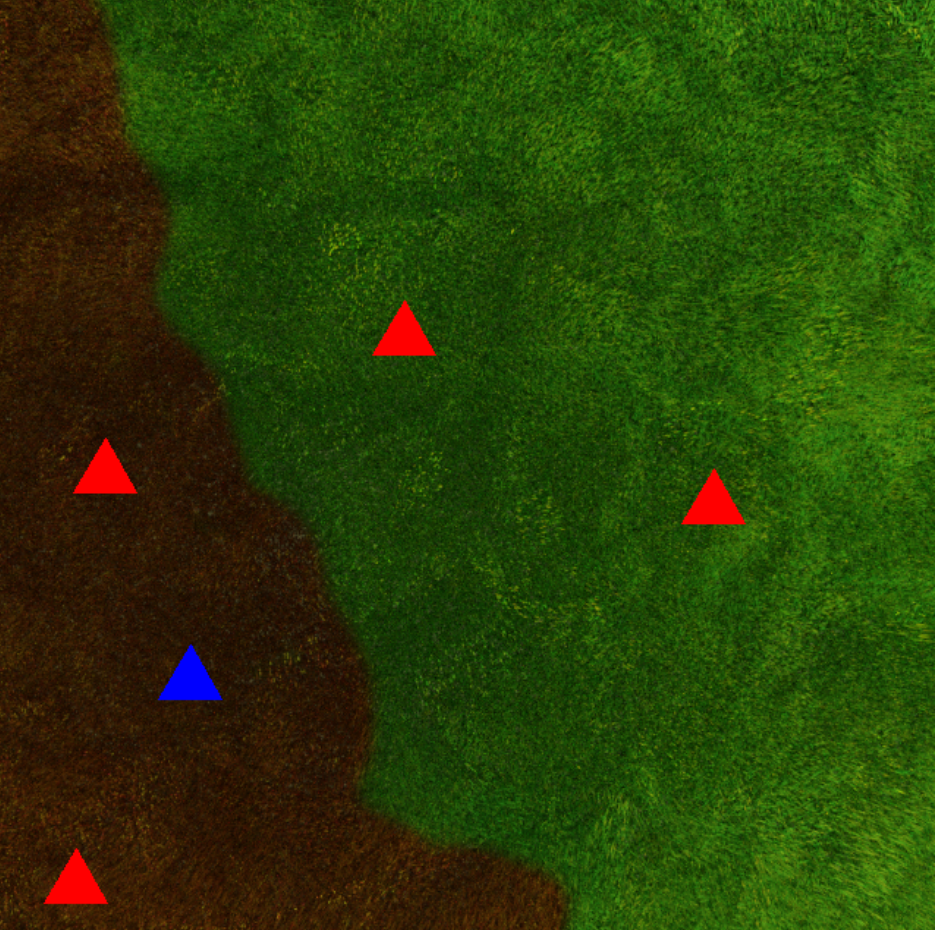
#> input picture images/image.png, 935 x 930 px
$ python uas.py
#> lines starting #> are read from the running program, lines starting #| are printed output that depends on the picture; after the words box and inside, x2 and y2 are one past the last pixel; in counts of white or black regions, pixels touching at a corner belong together
import numpy as np
import cv2

img = cv2.imread("images/image.png")
#> img is the input picture: shape (930, 935, 3); mean B, G, R 6.6, 63.3, 41.3

hsv_img = cv2.cvtColor(img, cv2.COLOR_BGR2HSV)
#> hsv_img: shape (930, 935, 3); mean H, S, V 38.4, 233.4, 72.2

# green ranges
g_lower_range = (33, 25, 25)
g_upper_range = (100, 255, 255)

mask1 = cv2.inRange(hsv_img, g_lower_range, g_upper_range)
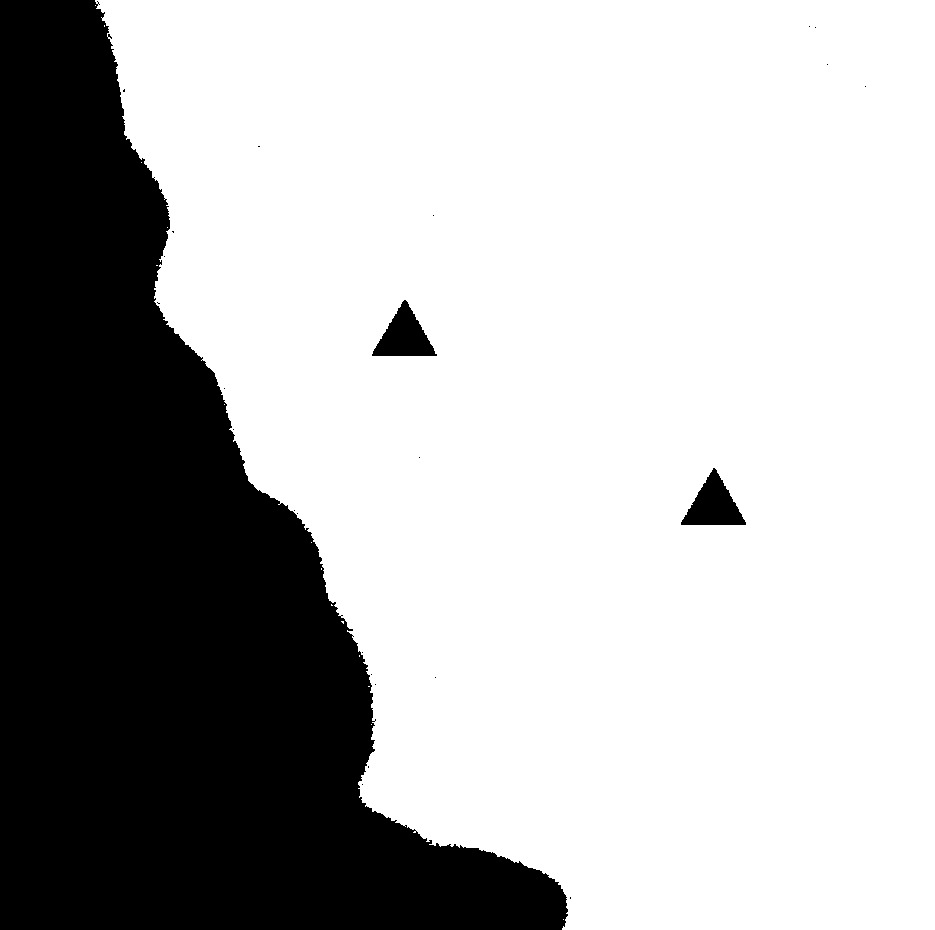
#> mask1: shape (930, 935); 70.5% white; 25 black regions (22 under 20 px), largest, box (x1, y1, x2, y2) and area: (0, 0, 568, 930) 252394, (681, 468, 746, 525) 1964, (372, 300, 437, 356) 1928
img[mask1>0] = (200, 255, 0)


# brown ranges
b_lower_range = (6, 100, 20)
b_upper_range = (32, 255, 255)

mask2 = cv2.inRange(hsv_img, b_lower_range, b_upper_range)
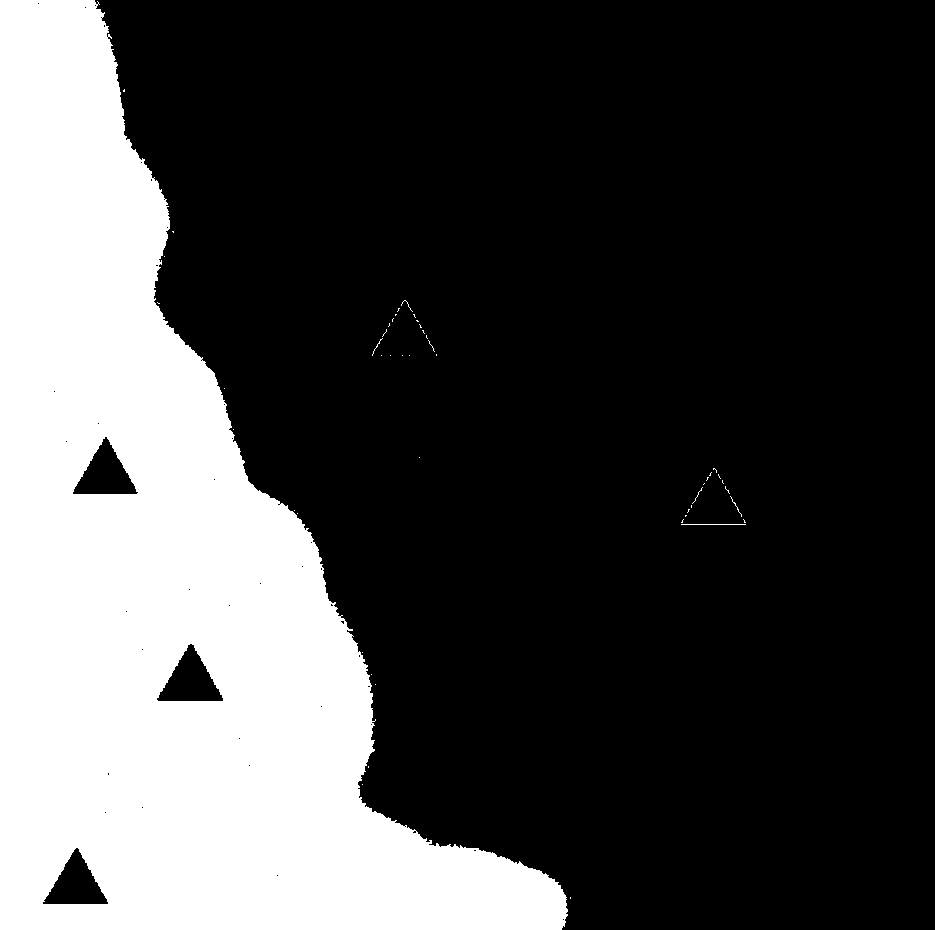
#> mask2: shape (930, 935); 28.4% white; 49 white regions (45 under 20 px)
img[mask2>0] = (100, 255, 255)


cv2.imshow('Image', img)


# counting number of houses in each section

grey = cv2.cvtColor(img, cv2.COLOR_BGR2GRAY)
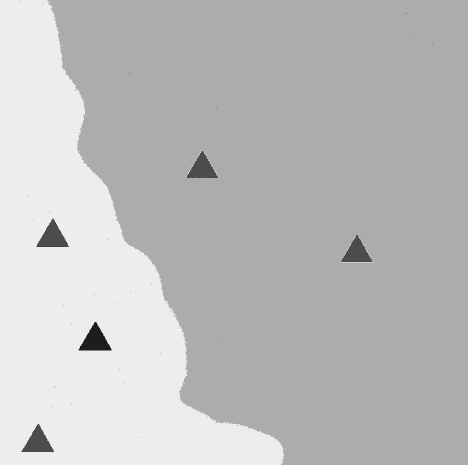
#> grey: shape (930, 935) (shown at 1/2 size); min 10, max 237, mean 189.3
# cv2.imshow('Image grey', grey)


# counting number of houses in green grass
green_houses_count = 0
red_houses_in_green = 0
blue_houses_in_green = 0

_, threshold = cv2.threshold(mask1, 220, 255, cv2.THRESH_BINARY)
contours, heirarchy = cv2.findContours(threshold, cv2.RETR_TREE, cv2.CHAIN_APPROX_SIMPLE)
#> contours = 48 contours, 45 with area under 20; largest, box (x1, y1, x2, y2) and area: (95, 0, 935, 930) 615421, (680, 467, 747, 526) 2058, (371, 299, 438, 357) 2022

for i, contour in enumerate(contours):
    if i == 0:
        continue
    epsilon = 0.01*cv2.arcLength(contour, True)
    approx = cv2.approxPolyDP(contour, epsilon, True)

    cv2.drawContours(img, contour, 0, (0, 0, 0), 4)


    if len(approx) == 3:

        # checking color of triangle
        x, y, w, h = cv2.boundingRect(approx)
        x_mid = int(x + w/2)
        y_mid = int(y + h/2)
        print("coords", x_mid, y_mid)

        center_pixel = hsv_img[x_mid, y_mid]
        hue_value = center_pixel[0]
        print(center_pixel, hue_value)

        if hue_value < 140 and hue_value > 100:
            blue_houses_in_green += 1
        if hue_value < 5:
            red_houses_in_green += 1

        green_houses_count += 1
#> this loop made 48 passes
#> (epsilon, approx, x, y, w, h, x_mid, y_mid) on passes 5 to 6: (0.0683, [[341, 621], [343, 623], [343, 621]], 341, 621, 3, 3, 342, 622), (0.0341, [[331, 604], [331, 605], [332, 605]], 331, 604, 2, 2, 332, 605)
#> (printed output is left out)
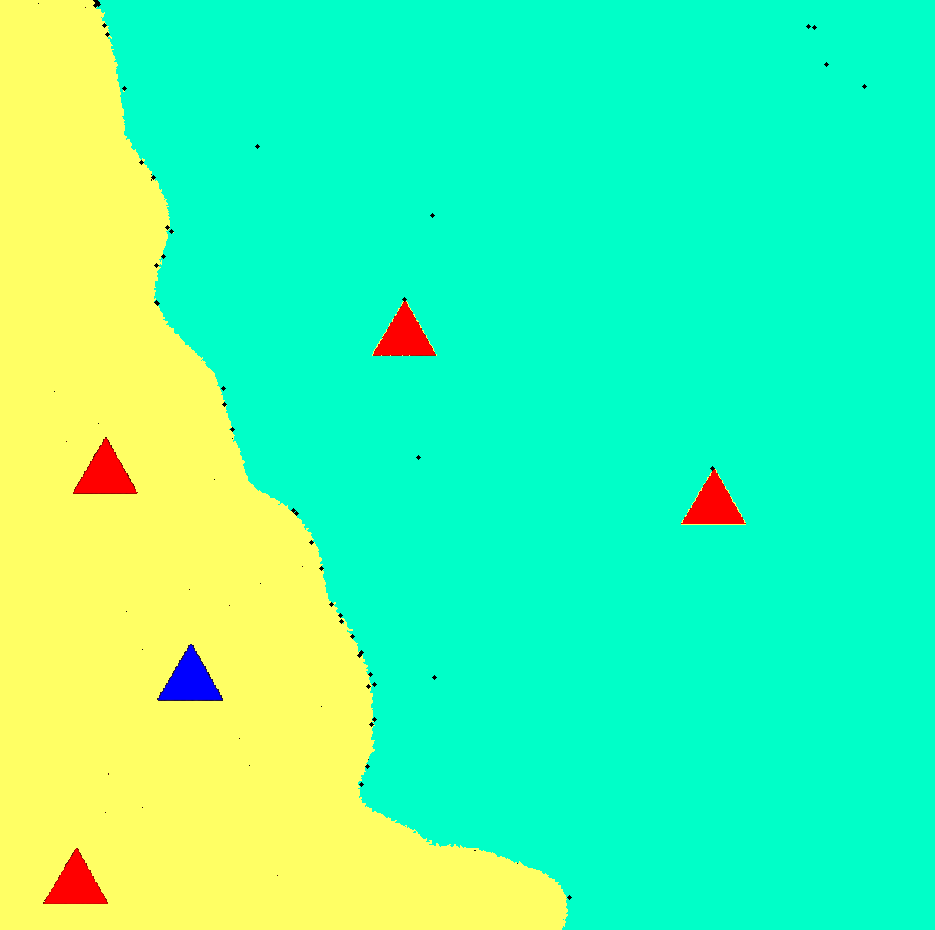
#> img: shape (930, 935, 3); mean B, G, R 169.9, 252.1, 74.5
#> after the loop, blue_houses_in_green = 0; green_houses_count = 2; red_houses_in_green = 0

print(blue_houses_in_green, red_houses_in_green, "green")
#| 0 0 green
# print(green_houses_count)


#counting number of houses in burnt grass
brown_houses_count = 0
red_houses_in_burnt = 0
blue_houses_in_burnt = 0

_, threshold = cv2.threshold(mask2, 220, 255, cv2.THRESH_BINARY)
contours, heirarchy = cv2.findContours(threshold, cv2.RETR_TREE, cv2.CHAIN_APPROX_SIMPLE)
#> contours = 94 contours, 90 with area under 20; largest, box (x1, y1, x2, y2) and area: (0, 0, 568, 930) 250970, (156, 643, 224, 702) 2112, (72, 436, 139, 495) 2032, (42, 847, 109, 905) 1986

for i, contour in enumerate(contours):
    if i == 0:
        continue
    epsilon = 0.01*cv2.arcLength(contour, True)
    approx = cv2.approxPolyDP(contour, epsilon, True)

    cv2.drawContours(img, contour, 0, (0, 0, 0), 4)


    if len(approx) == 3:

        # checking color of triangle
        x, y, w, h = cv2.boundingRect(approx)
        x_mid = int(x + w/2)
        y_mid = int(y + h/2)
        print("coords", x_mid, y_mid)

        center_pixel = hsv_img[x_mid, y_mid]
        hue_value = center_pixel[0]
        print(center_pixel, hue_value)

        if hue_value < 140 and hue_value > 100:
            blue_houses_in_burnt += 1
        if hue_value < 5:
            red_houses_in_burnt += 1

        brown_houses_count += 1
#> this loop made 94 passes
#> (contour, epsilon, approx, x, y, x_mid, y_mid, center_pixel) on passes 10, 42: ([[685, 515], [685, 516], [686, 515]], 0.0341, [[686, 515], [685, 515], [685, 516]], 685, 515, 686, 516, [48, 233, 71]), ([[395, 314], [395, 315], [396, 314]], 0.0341, [[396, 314], [395, 314], [395, 315]], 395, 314, 396, 315, [49, 223, 55])
#> (printed output is left out)
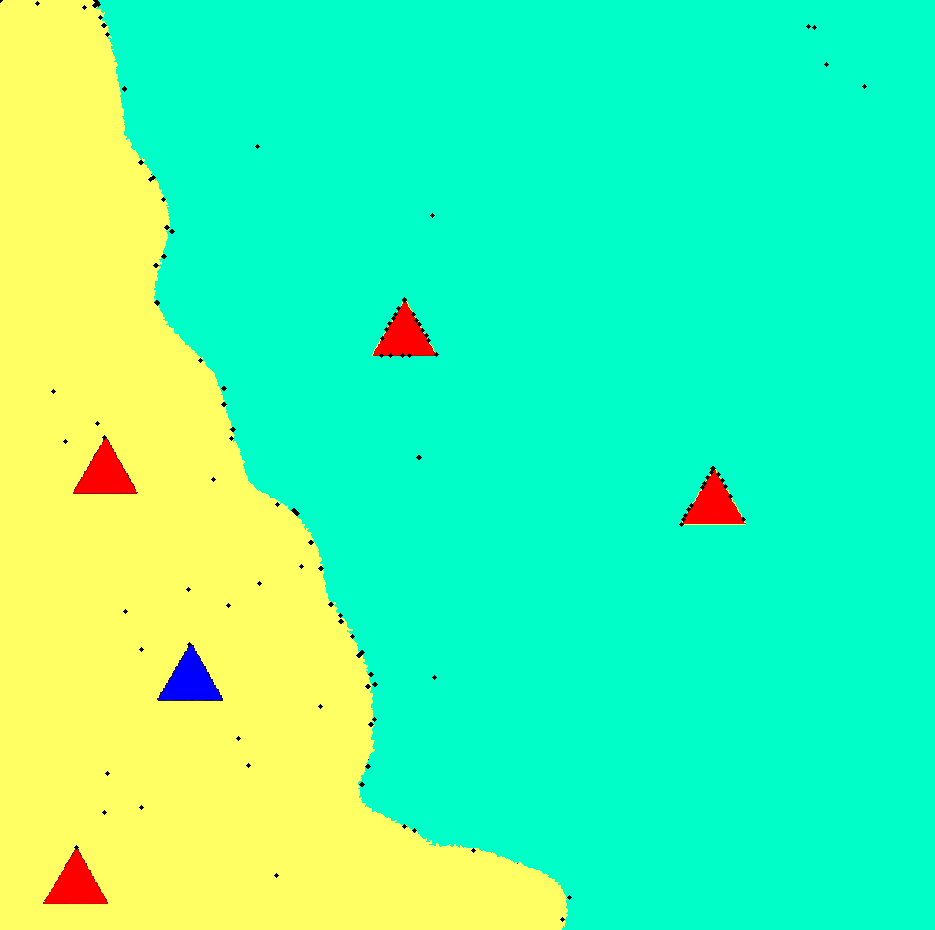
#> img: shape (930, 935, 3); 0.11% of pixels changed, all inside (x1, y1, x2, y2) = (0, 0, 746, 922)
#> after the loop, blue_houses_in_burnt = 0; brown_houses_count = 3; red_houses_in_burnt = 0

print(blue_houses_in_burnt, red_houses_in_burnt, "burnt")
#| 0 0 burnt
# print(brown_houses_count)

num_houses = [brown_houses_count, green_houses_count]
#> num_houses = [3, 2]
print(num_houses, "There are", brown_houses_count, "houses on the burnt grass and", green_houses_count, "houses on the green grass")
#| [3, 2] There are 3 houses on the burnt grass and 2 houses on the green grass


key = cv2.waitKey(0)
#> (key Esc is pressed here)

# get_color()
# get_shape()

$ run again, with images/1.png copied over images/image.png
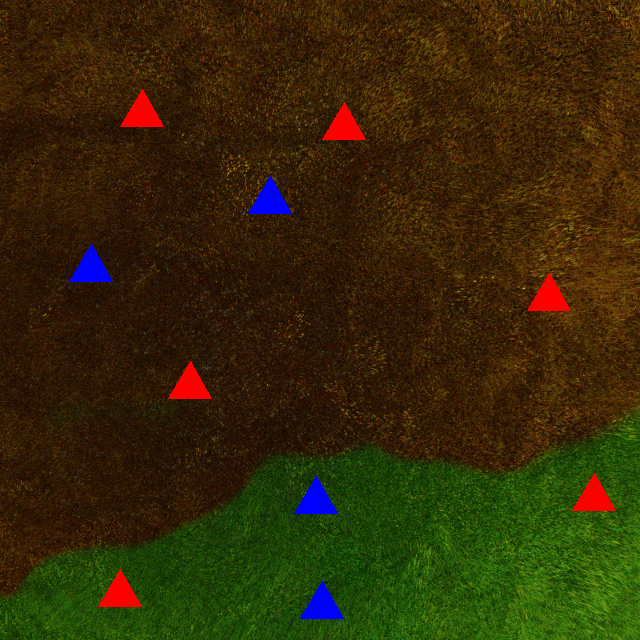
#> input picture images/1.png, 640 x 640 px
#> img is the input picture: shape (640, 640, 3); mean B, G, R 7.3, 41.1, 52.4
#> hsv_img: shape (640, 640, 3); mean H, S, V 23.5, 233.2, 64.1
#> `mask1 = cv2.inRange(hsv_img, g_lower_range, g_upper_range)`:
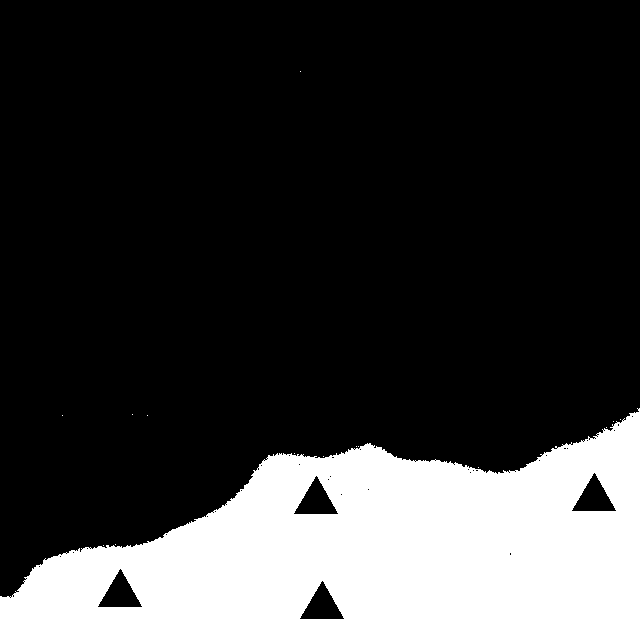
#> mask1: shape (640, 640); 22.9% white; 15 white regions (14 under 20 px), largest, box (x1, y1, x2, y2) and area: (0, 408, 640, 640) 93937
#> mask2: shape (640, 640); 74.8% white; 612 black regions (605 under 20 px)
#> `contours, heirarchy = cv2.findContours(threshold, cv2.RETR_TREE, cv2.C..`: contours = 73 contours, 68 with area under 20; largest, box (x1, y1, x2, y2) and area: (0, 408, 640, 640) 96546, (299, 580, 345, 620) 914, (97, 568, 143, 608) 914, (293, 475, 339, 515) 914, (571, 472, 617, 512) 914
#> the loop `for i, contour in enumerate(contours):` made 73 passes
#> (epsilon, approx) on passes 2 to 9: (0, [[115, 544]]), (0, [[478, 467]]), (0, [[323, 456]]), (0, [[294, 453]]), (0, [[358, 446]]), (0, [[356, 446]]), (0, [[606, 427]]), (0, [[613, 421]])
#> after the loop `for i, contour in enumerate(contours):`: blue_houses_in_green = 0
#| 0 0 green
#> `contours, heirarchy = cv2.findContours(threshold, cv2.RETR_TREE, cv2.C..`: contours = 669 contours, 662 with area under 20; largest, box (x1, y1, x2, y2) and area: (0, 0, 640, 598) 310982, (526, 272, 572, 312) 918, (247, 175, 293, 215) 916, (167, 360, 213, 400) 914, (68, 243, 114, 283) 914, (321, 101, 367, 141) 914, (119, 88, 165, 128) 914
#> the loop `for i, contour in enumerate(contours):` made 669 passes
#> (epsilon, approx) on passes 2 to 4: (0, [[60, 556]]), (0.02, [[510, 553], [510, 554]]), (0, [[73, 552]])
#> after the loop `for i, contour in enumerate(contours):`:
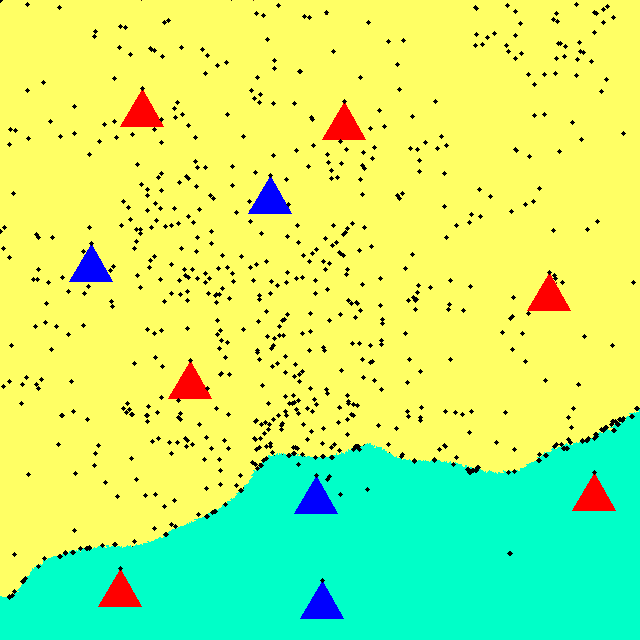
#> img: shape (640, 640, 3); mean B, G, R 120.6, 244.1, 189.2
#> after the loop `for i, contour in enumerate(contours):`: blue_houses_in_burnt = 0
#| 0 0 burnt
#> num_houses = [0, 0]
#| [0, 0] There are 0 houses on the burnt grass and 0 houses on the green grass

$ run again, with images/10.png copied over images/image.png
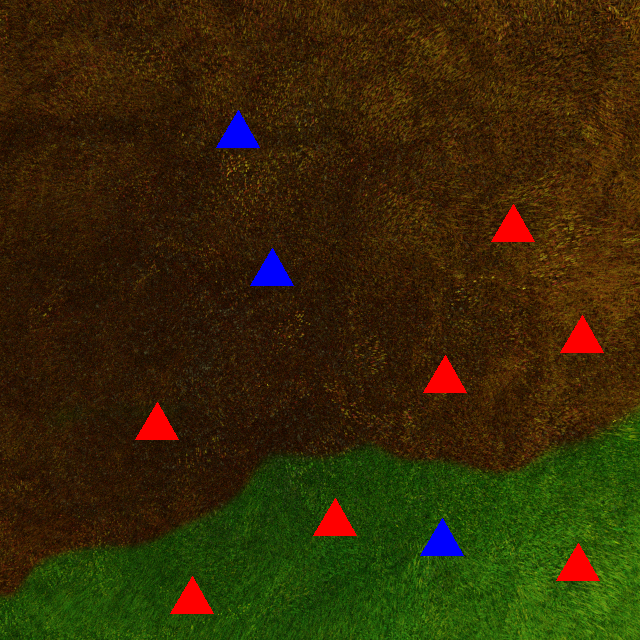
#> input picture images/10.png, 640 x 640 px
#> img is the input picture: shape (640, 640, 3); mean B, G, R 6.8, 41, 52.9
#> hsv_img: shape (640, 640, 3); mean H, S, V 23.3, 233.2, 64.1
#> `mask1 = cv2.inRange(hsv_img, g_lower_range, g_upper_range)`:
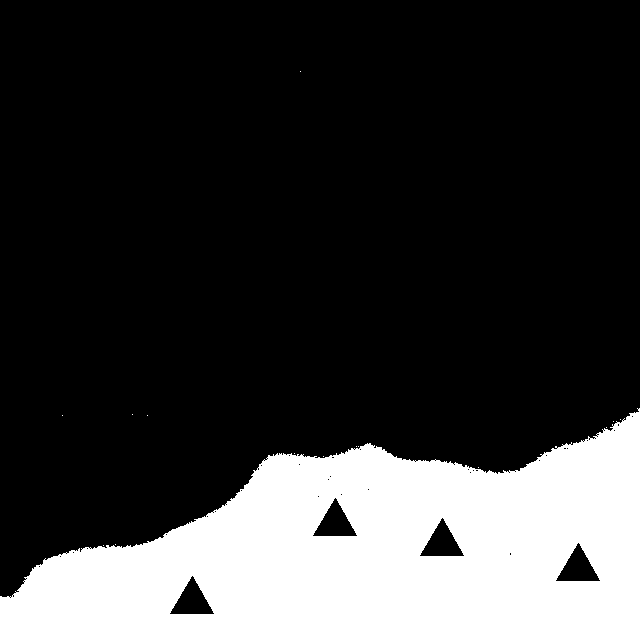
#> mask1: shape (640, 640); 22.9% white; 15 white regions (14 under 20 px), largest, box (x1, y1, x2, y2) and area: (0, 408, 640, 640) 93936
#> mask2: shape (640, 640); 74.8% white; 614 black regions (607 under 20 px)
#> `contours, heirarchy = cv2.findContours(threshold, cv2.RETR_TREE, cv2.C..`: contours = 74 contours, 69 with area under 20; largest, box (x1, y1, x2, y2) and area: (0, 408, 640, 640) 96546, (169, 575, 215, 615) 914, (555, 542, 601, 582) 914, (419, 517, 465, 557) 914, (312, 497, 358, 537) 914
#> the loop `for i, contour in enumerate(contours):` made 74 passes
#> (epsilon, approx) on passes 2 to 9: (0, [[115, 544]]), (0, [[478, 467]]), (0, [[323, 456]]), (0, [[294, 453]]), (0, [[358, 446]]), (0, [[356, 446]]), (0, [[606, 427]]), (0, [[613, 421]])
#> after the loop `for i, contour in enumerate(contours):`: blue_houses_in_green = 0
#| 0 0 green
#> `contours, heirarchy = cv2.findContours(threshold, cv2.RETR_TREE, cv2.C..`: contours = 673 contours, 666 with area under 20; largest, box (x1, y1, x2, y2) and area: (0, 0, 640, 598) 310982, (134, 401, 180, 441) 914, (422, 354, 468, 394) 914, (559, 314, 605, 354) 914, (249, 247, 295, 287) 914, (490, 203, 536, 243) 914, (215, 109, 261, 149) 914
#> the loop `for i, contour in enumerate(contours):` made 673 passes
#> (epsilon, approx) on passes 2 to 4: (0, [[60, 556]]), (0.02, [[510, 553], [510, 554]]), (0, [[73, 552]])
#> after the loop `for i, contour in enumerate(contours):`:
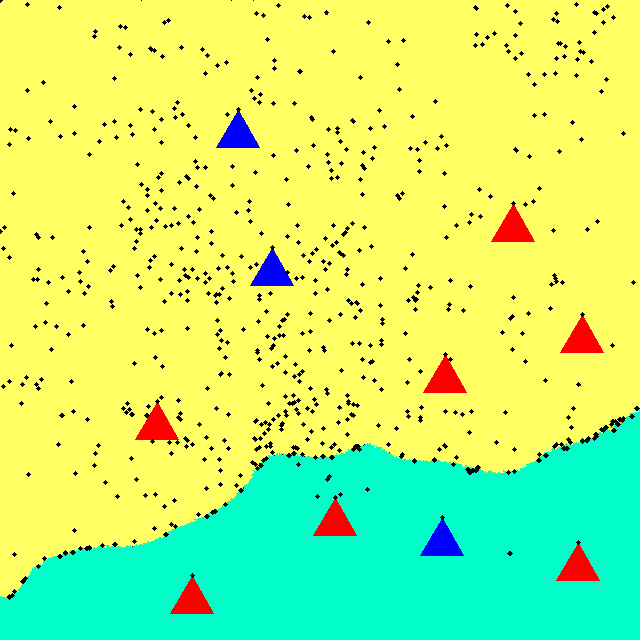
#> img: shape (640, 640, 3); mean B, G, R 120.1, 244.1, 189.7
#> after the loop `for i, contour in enumerate(contours):`: blue_houses_in_burnt = 0
#| 0 0 burnt
#> num_houses = [0, 0]
#| [0, 0] There are 0 houses on the burnt grass and 0 houses on the green grass
